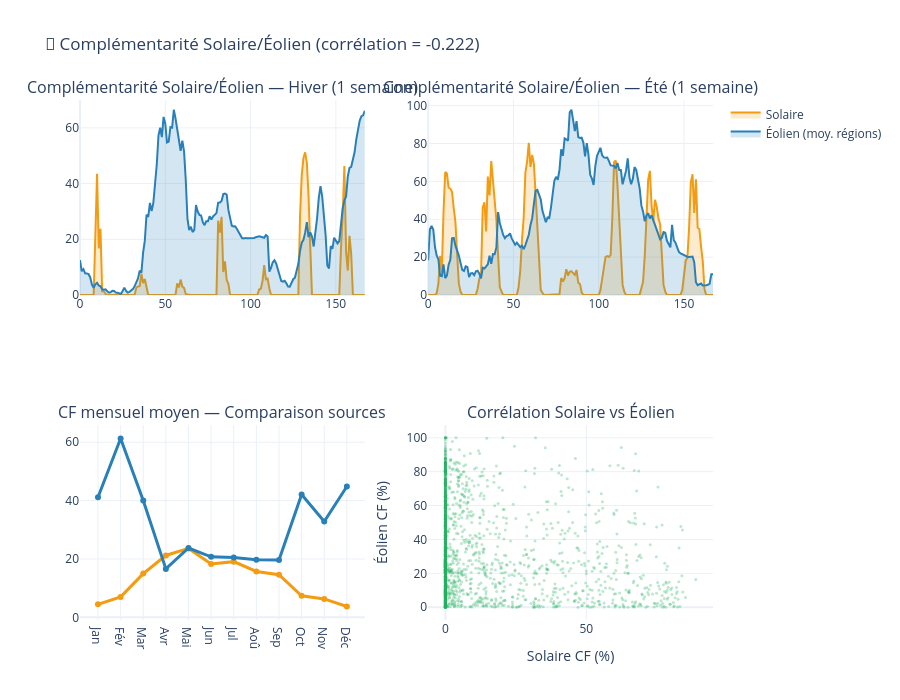

The code cell stored with this chart in its notebook:
### Markdown cell above
---
## 7. 🔄 Vue d'ensemble : Comparaison Solaire vs Éolien
Superposition des profils pour comprendre la complémentarité des sources

### Code cell
# Recharger les données
conn_s = sqlite3.connect(f"{DB_PATH}/solar_patterns.db")
solar = pd.read_sql("SELECT * FROM solar_patterns", conn_s)
solar['datetime'] = pd.to_datetime(solar['datetime'])
solar = solar.set_index('datetime')
conn_s.close()

conn_w = sqlite3.connect(f"{DB_PATH}/wind_patterns.db")
wind = pd.read_sql("SELECT * FROM wind_patterns", conn_w)
wind['index'] = pd.to_datetime(wind['index'])
wind = wind.set_index('index')
conn_w.close()

# ── Alignement : PVGIS retourne des timestamps à :10 (ex: 00:10, 01:10...)
#    Open-Meteo retourne des timestamps à :00. On aligne en arrondissant au bas de l'heure.
solar.index = solar.index.floor('h')
solar = solar[~solar.index.duplicated(keep='first')]   # sécurité si doublons après arrondi
wind  = wind[~wind.index.duplicated(keep='first')]

common_idx = solar.index.intersection(wind.index)
print(f"✅ Index commun : {len(common_idx)} heures")

solar_aligned = solar.loc[common_idx, 'q99']
best_wind = wind.loc[common_idx].mean(axis=1)  # moyenne toutes régions (plus stable que max)
# Exclure colonnes Occitanie si toutes à 0 (données manquantes)
valid_cols = [c for c in wind.columns if wind[c].mean() > 0.01]
best_wind = wind.loc[common_idx, valid_cols].mean(axis=1)

# Semaine type hiver / été
week_winter = common_idx[(common_idx.month == 1)][:168]
week_summer = common_idx[(common_idx.month == 7)][:168]

fig = make_subplots(
    rows=2, cols=2,
    subplot_titles=[
        "Complémentarité Solaire/Éolien — Hiver (1 semaine)",
        "Complémentarité Solaire/Éolien — Été (1 semaine)",
        "CF mensuel moyen — Comparaison sources",
        "Corrélation Solaire vs Éolien"
    ]
)

for week, r_idx, season in [(week_winter, 1, 'Hiver'), (week_summer, 1, 'Été')]:
    c_idx = 1 if season == 'Hiver' else 2
    show_leg = (season == 'Hiver')
    fig.add_trace(go.Scatter(
        x=list(range(len(week))), y=solar_aligned.loc[week].values * 100,
        name='Solaire', line=dict(color='#f39c12', width=2),
        fill='tozeroy', fillcolor='rgba(243,156,18,0.2)',
        showlegend=show_leg
    ), row=1, col=c_idx)
    fig.add_trace(go.Scatter(
        x=list(range(len(week))), y=best_wind.loc[week].values * 100,
        name='Éolien (moy. régions)', line=dict(color='#2980b9', width=2),
        fill='tozeroy', fillcolor='rgba(41,128,185,0.2)',
        showlegend=show_leg
    ), row=1, col=c_idx)

# CF mensuel moyen
monthly_solar = solar_aligned.groupby(solar_aligned.index.month).mean() * 100
monthly_wind  = best_wind.groupby(best_wind.index.month).mean() * 100

fig.add_trace(go.Scatter(
    x=month_names, y=monthly_solar.values,
    name='Solaire', line=dict(color='#f39c12', width=3),
    mode='lines+markers', showlegend=False
), row=2, col=1)
fig.add_trace(go.Scatter(
    x=month_names, y=monthly_wind.values,
    name='Éolien', line=dict(color='#2980b9', width=3),
    mode='lines+markers', showlegend=False
), row=2, col=1)

# Scatter corrélation — sécurité si données insuffisantes
n_sample = min(2000, len(solar_aligned))
if n_sample > 10:
    rng = np.random.default_rng(42)
    sample_idx = rng.choice(len(solar_aligned), n_sample, replace=False)
    fig.add_trace(go.Scatter(
        x=solar_aligned.iloc[sample_idx].values * 100,
        y=best_wind.iloc[sample_idx].values * 100,
        mode='markers',
        marker=dict(size=3, opacity=0.3, color='#27ae60'),
        name='Corrélation',
        showlegend=False
    ), row=2, col=2)
    corr = np.corrcoef(solar_aligned.values, best_wind.values)[0, 1]
else:
    corr = float('nan')
    print("⚠️ Pas assez de données pour calculer la corrélation")

fig.update_layout(
    title=f"🔄 Complémentarité Solaire/Éolien (corrélation = {corr:.3f})",
    height=700, template='plotly_white'
)
fig.update_xaxes(title_text="Solaire CF (%)", row=2, col=2)
fig.update_yaxes(title_text="Éolien CF (%)", row=2, col=2)
fig.show()

print(f"\n💡 Corrélation solaire/éolien : {corr:.3f}")
print(f"   Valeur proche de 0 = pas de lien fort (normal solaire vs éolien)")
print(f"   Hiver = éolien fort + solaire faible → complémentaires ✅")
print(f"   Été   = solaire fort + éolien plus faible → complémentaires ✅")

### Figure 1 — Plotly figure (JSON) as saved in the notebook; plotly's stock layout.template omitted (floating-point values rounded to 4 significant figures; data arrays with more than 128 entries replaced by an {"elided": "..."} marker saying what was removed)
{"data": [{"fill": "tozeroy", "fillcolor": "rgba(243,156,18,0.2)", "line": {"color": "#f39c12", "width": 2}, "name": "Solaire", "showlegend": true, "type": "scatter", "x": {"elided": "168 int values"}, "xaxis": "x", "y": {"elided": "168 float values"}, "yaxis": "y"}, {"fill": "tozeroy", "fillcolor": "rgba(41,128,185,0.2)", "line": {"color": "#2980b9", "width": 2}, "name": "Éolien (moy. régions)", "showlegend": true, "type": "scatter", "x": {"elided": "168 int values"}, "xaxis": "x", "y": {"elided": "168 float values"}, "yaxis": "y"}, {"fill": "tozeroy", "fillcolor": "rgba(243,156,18,0.2)", "line": {"color": "#f39c12", "width": 2}, "name": "Solaire", "showlegend": false, "type": "scatter", "x": {"elided": "168 int values"}, "xaxis": "x2", "y": {"elided": "168 float values"}, "yaxis": "y2"}, {"fill": "tozeroy", "fillcolor": "rgba(41,128,185,0.2)", "line": {"color": "#2980b9", "width": 2}, "name": "Éolien (moy. régions)", "showlegend": false, "type": "scatter", "x": {"elided": "168 int values"}, "xaxis": "x2", "y": {"elided": "168 float values"}, "yaxis": "y2"}, {"line": {"color": "#f39c12", "width": 3}, "mode": "lines+markers", "name": "Solaire", "showlegend": false, "type": "scatter", "x": ["Jan", "Fév", "Mar", "Avr", "Mai", "Jun", "Jul", "Aoû", "Sep", "Oct", "Nov", "Déc"], "xaxis": "x3", "y": [4.465, 7.003, 14.98, 21.2, 23.61, 18.26, 19.08, 15.72, 14.61, 7.403, 6.302, 3.714], "yaxis": "y3"}, {"line": {"color": "#2980b9", "width": 3}, "mode": "lines+markers", "name": "Éolien", "showlegend": false, "type": "scatter", "x": ["Jan", "Fév", "Mar", "Avr", "Mai", "Jun", "Jul", "Aoû", "Sep", "Oct", "Nov", "Déc"], "xaxis": "x3", "y": [41.12, 61.28, 40.04, 16.59, 23.77, 20.73, 20.52, 19.74, 19.64, 42.1, 32.82, 44.84], "yaxis": "y3"}, {"marker": {"color": "#27ae60", "opacity": 0.3, "size": 3}, "mode": "markers", "name": "Corrélation", "showlegend": false, "type": "scatter", "x": {"elided": "2000 float values"}, "xaxis": "x4", "y": {"elided": "2000 float values"}, "yaxis": "y4"}], "layout": {"annotations": [{"font": {"size": 16}, "showarrow": false, "text": "Complémentarité Solaire/Éolien — Hiver (1 semaine)", "x": 0.225, "xanchor": "center", "xref": "paper", "y": 1, "yanchor": "bottom", "yref": "paper"}, {"font": {"size": 16}, "showarrow": false, "text": "Complémentarité Solaire/Éolien — Été (1 semaine)", "x": 0.775, "xanchor": "center", "xref": "paper", "y": 1, "yanchor": "bottom", "yref": "paper"}, {"font": {"size": 16}, "showarrow": false, "text": "CF mensuel moyen — Comparaison sources", "x": 0.225, "xanchor": "center", "xref": "paper", "y": 0.375, "yanchor": "bottom", "yref": "paper"}, {"font": {"size": 16}, "showarrow": false, "text": "Corrélation Solaire vs Éolien", "x": 0.775, "xanchor": "center", "xref": "paper", "y": 0.375, "yanchor": "bottom", "yref": "paper"}], "height": 700, "title": {"text": "🔄 Complémentarité Solaire/Éolien (corrélation = -0.222)"}, "xaxis": {"anchor": "y", "domain": [0, 0.45]}, "xaxis2": {"anchor": "y2", "domain": [0.55, 1]}, "xaxis3": {"anchor": "y3", "domain": [0, 0.45]}, "xaxis4": {"anchor": "y4", "domain": [0.55, 1], "title": {"text": "Solaire CF (%)"}}, "yaxis": {"anchor": "x", "domain": [0.625, 1]}, "yaxis2": {"anchor": "x2", "domain": [0.625, 1]}, "yaxis3": {"anchor": "x3", "domain": [0, 0.375]}, "yaxis4": {"anchor": "x4", "domain": [0, 0.375], "title": {"text": "Éolien CF (%)"}}}}
